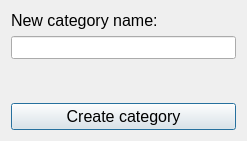
<?xml version="1.0" encoding="UTF-8"?>
<ui version="4.0">
 <class>Dialog</class>
 <widget class="QDialog" name="Dialog">
  <property name="geometry">
   <rect>
    <x>0</x>
    <y>0</y>
    <width>247</width>
    <height>141</height>
   </rect>
  </property>
  <property name="windowTitle">
   <string>Vaultary - category create</string>
  </property>
  <layout class="QVBoxLayout" name="verticalLayout">
   <item>
    <layout class="QVBoxLayout" name="verticalLayout_2">
     <item>
      <widget class="QLabel" name="category_label">
       <property name="font">
        <font>
         <pointsize>12</pointsize>
        </font>
       </property>
       <property name="text">
        <string>New category name:</string>
       </property>
      </widget>
     </item>
     <item>
      <widget class="QLineEdit" name="category_lineEdit">
       <property name="font">
        <font>
         <pointsize>10</pointsize>
        </font>
       </property>
      </widget>
     </item>
    </layout>
   </item>
   <item>
    <layout class="QHBoxLayout" name="horizontalLayout_2">
     <item>
      <widget class="QLabel" name="error_label">
       <property name="font">
        <font>
         <pointsize>10</pointsize>
        </font>
       </property>
       <property name="styleSheet">
        <string notr="true">color: rgb(255, 0, 0);</string>
       </property>
       <property name="text">
        <string/>
       </property>
       <property name="wordWrap">
        <bool>true</bool>
       </property>
      </widget>
     </item>
    </layout>
   </item>
   <item>
    <layout class="QHBoxLayout" name="horizontalLayout">
     <item>
      <widget class="QPushButton" name="create_pushButton">
       <property name="font">
        <font>
         <pointsize>12</pointsize>
        </font>
       </property>
       <property name="text">
        <string>Create category</string>
       </property>
      </widget>
     </item>
    </layout>
   </item>
  </layout>
 </widget>
 <resources/>
 <connections/>
</ui>
